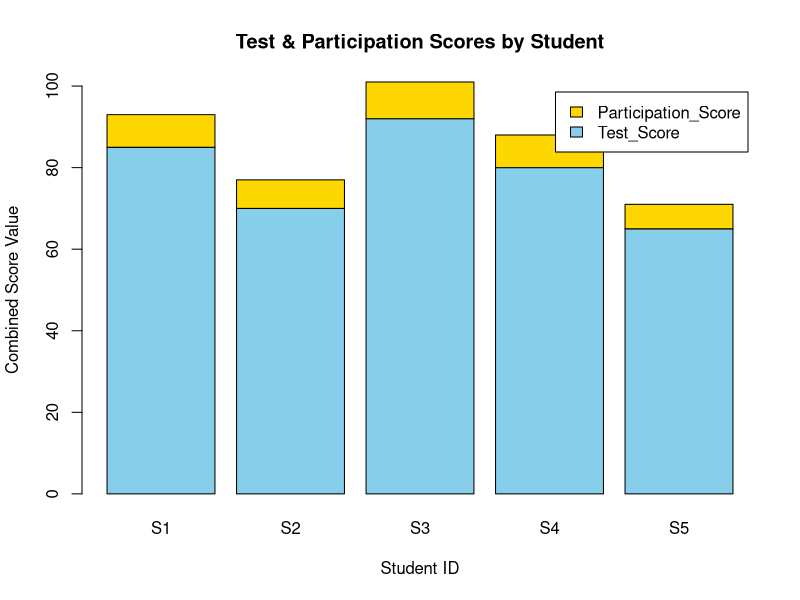
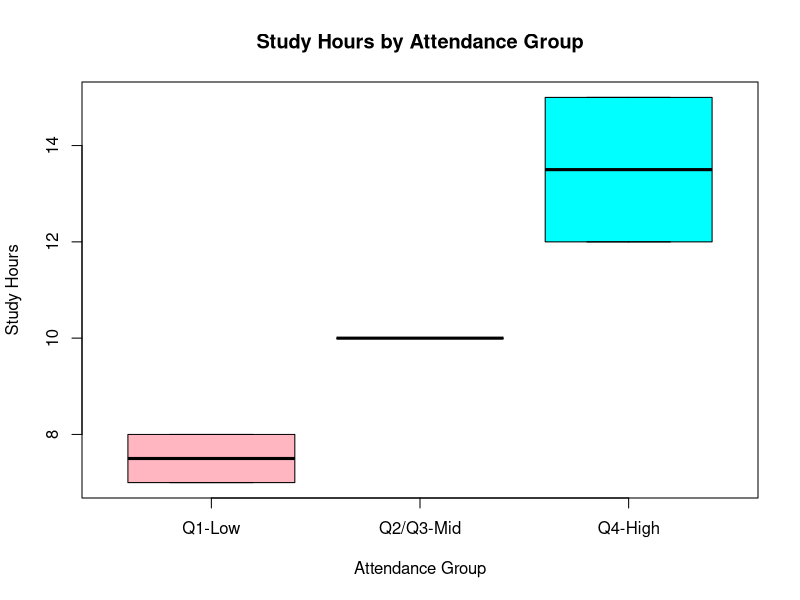
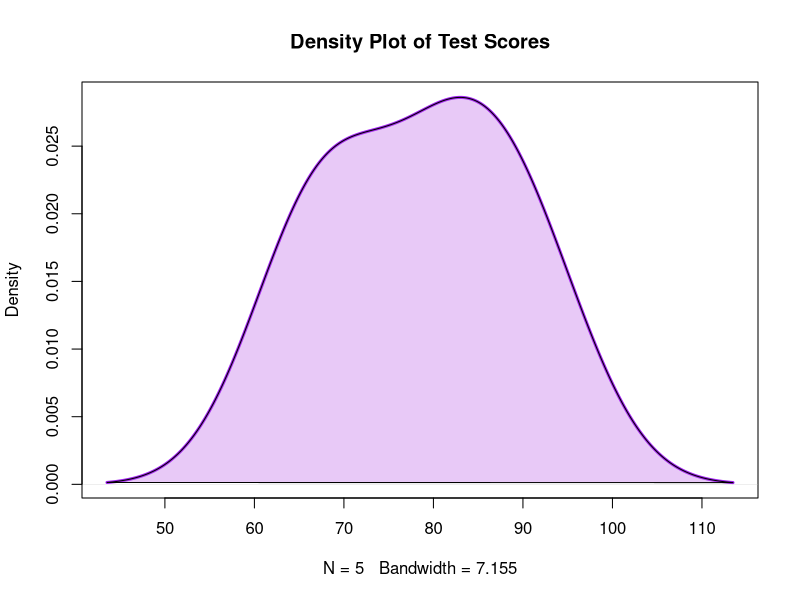
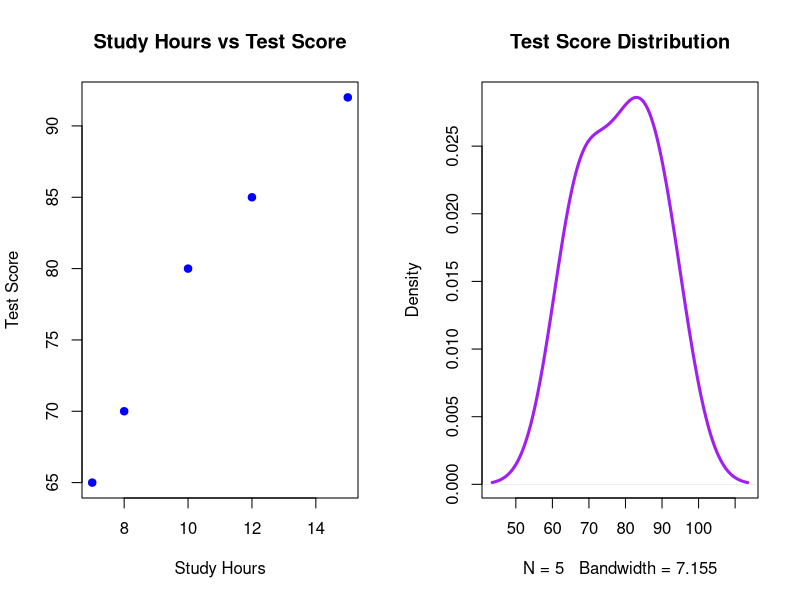

These figures' R source, in order:
# Experiment 18: Student Academic Performance
# Course: Data Handling and Visualization

# Dataset
df18 <- data.frame(
  Student_ID = paste0("S", 1:5),
  Age = c(19, 21, 20, 22, 23),
  Study_Hours = c(12, 8, 15, 10, 7),
  Attendance = c(90, 70, 95, 85, 60),
  Test_Score = c(85, 70, 92, 80, 65),
  Participation_Score = c(8, 7, 9, 8, 6)
)

cat("--- Experiment 18: Student Academic Performance ---\n")
print(df18)

# Q1: Create a stacked area chart showing Test_Score and Participation_Score.
scores_matrix <- t(as.matrix(df18[, c("Test_Score", "Participation_Score")]))
colnames(scores_matrix) <- df18$Student_ID
png("outputs/exp18_q1_stacked_bar.png", width=800, height=600)
barplot(scores_matrix, col=c("skyblue", "gold"), legend=rownames(scores_matrix),
        xlab="Student ID", ylab="Combined Score Value", main="Test & Participation Scores by Student")
dev.off()

# Q2: Generate a boxplot of Study_Hours grouped by Attendance quartiles.
att_quartiles <- cut(df18$Attendance, breaks=c(0, 70, 85, 100), labels=c("Q1-Low", "Q2/Q3-Mid", "Q4-High"))
png("outputs/exp18_q2_boxplot.png", width=800, height=600)
boxplot(Study_Hours ~ att_quartiles, data=df18, col=c("lightpink", "yellow", "cyan"),
        xlab="Attendance Group", ylab="Study Hours", main="Study Hours by Attendance Group")
dev.off()

# Q3: Construct a density plot for Test_Score.
png("outputs/exp18_q3_density.png", width=800, height=600)
plot(density(df18$Test_Score), col="purple", lwd=3, main="Density Plot of Test Scores")
polygon(density(df18$Test_Score), col=rgb(0.7,0.3,0.9,0.3))
dev.off()

# Q4: Develop a Tableau dashboard simulation.
png("outputs/exp18_q4_dashboard_simulation.png", width=1200, height=600)
par(mfrow=c(1,2))
plot(df18$Study_Hours, df18$Test_Score, col="blue", pch=19, xlab="Study Hours", ylab="Test Score", main="Study Hours vs Test Score")
plot(density(df18$Test_Score), col="purple", lwd=3, main="Test Score Distribution")
dev.off()
cat("Experiment 18 successfully completed. Plots saved to outputs/.\n\n")
